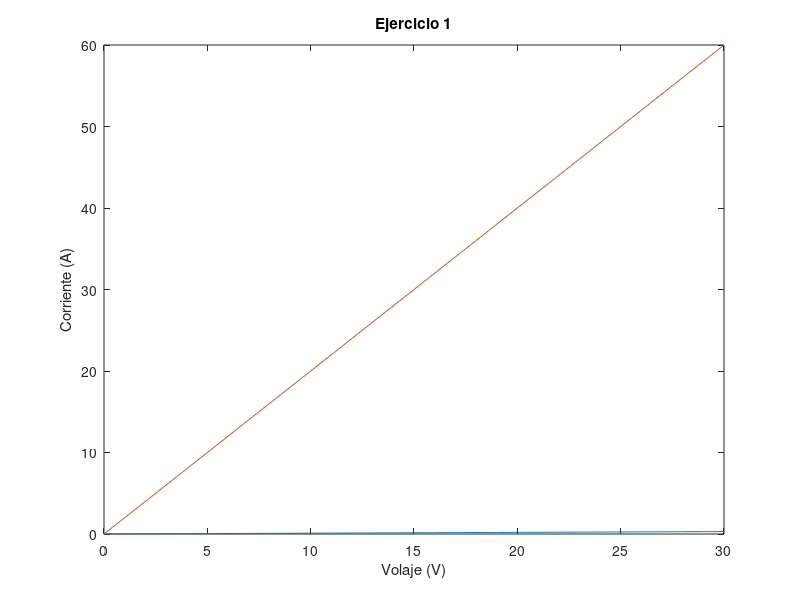
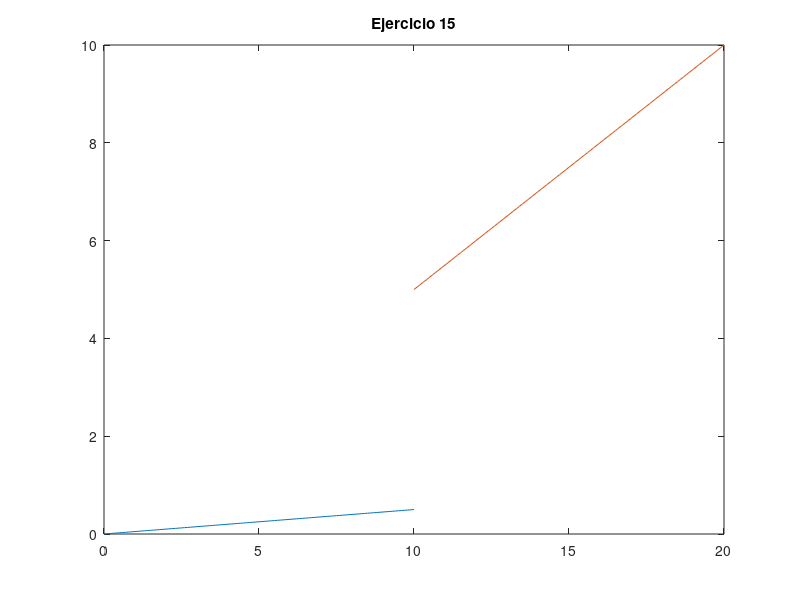
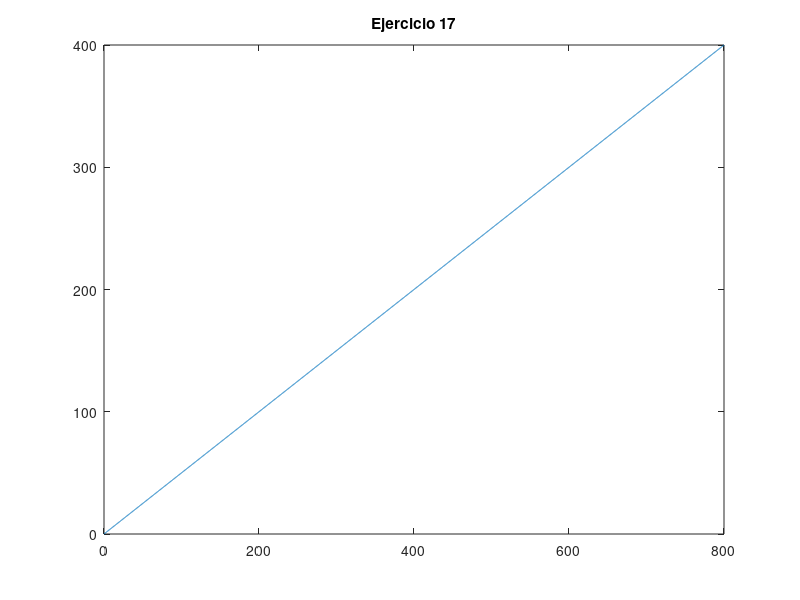
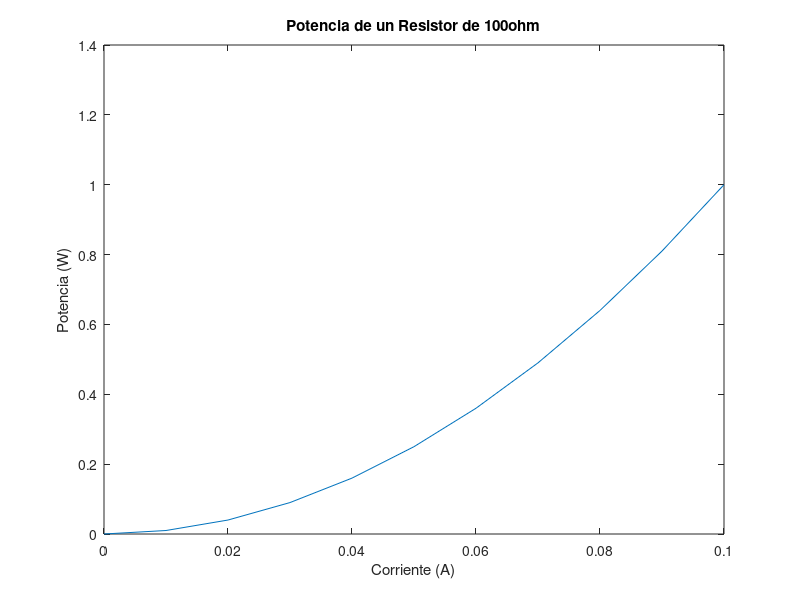

These figures' MATLAB source, in order:
%%%%%%%%%%%
%Ejercicio 1 Seccion Ley de ohm
disp("Ejercicio 1\n")
R=6
I=2.5
V=I*R

%ejercicio 13
disp("Ejercicio 13\n")
V=120
I=9.5
R=V/I

%ejercicio 1, Trazado de la ley de ohm
v=0:0.1:30
r1=100
r2=0.5
i1=v/r1;
i2=v/r2;

fig=1;
figure (fig);
 
plot(v,i1)
hold on
plot(v,i2)
title("Ejercicio 1")
xlabel("Volaje (V)")
ylabel("Corriente (A)")
hold off

%ejercicio 1, seccion Potencia
disp("Ejercicio 1. Potencia\n")
E=420 %Julios 
t=7 %minutos
t=t*60 %segundos

P=E/t

%ejercicio 37, seccion Potencia
V=120%Volts
I=100%amperes
P=V*I

p1=5*(745.7) %motor de 5 hp
p2=3000
p3=2400
p4=1000
Pr=P-(p1+p2+p3+p4)
if Pr>0
  disp("Sin peligro")
 else
  disp("Se te va a caer la linea de luz u.u")
end
%------------------------
%---------Tarea----------
%%%----S: Ley de Ohm----%%%
disp("Ejercicio 3")
I=1.5%mA
V=6%V
R=V/I %micro Ohms

disp("Ejercico 5")
R=0.02 %MOhms
I=3.6 %microA
V=I*R%V

disp("Ejercico 7")
I=2.2%A
V=120%V
R=V/I

disp("Ejercicio 9")
I=4.2%A
V=120%V
R=V/I

disp("Ejercicio 11");
I=20 %microA
V=24 %mV
R=V/I %kOhms

%%%-S: Trazado de la Ley de Ohm-%%%
disp("Ejercicio 15") %?????????????????????????????????
v1=0:0.1:10;
v2=10:0.1:20;
r1=20;
r2=2;
i1=v1/r1;
i2=v2/r2;

fig++;
figure(fig)
plot(v1,i1)
hold on
plot(v2,i2)
title ("Ejercicio 15")
hold off

disp("Ejercicio 17")
r=2; %kOhms
i=0:0.1:400; %mA
v=i*r;

fig++;
figure (fig)
plot(v,i)
title("Ejercicio 17")


%%%----S: Potencia----%%%
disp("Ejercicio 21")
W=2
t=8%h
%a)
P=2*8*3600
%b)
kw=2/(8*1000)

disp("Ejercicio 23")
I=2%A
V=3%V
E=12%J
t=E/(I*V)%s?????

disp("Ejercicio 25")
r=4%Ohms
I=7%mA
V=I*R
P=I*V

disp("Ejercicio 27")
r=4%Ohms
P=64%W
I=sqrt(P/r)

disp("Ejercicio 29")
r=2.2%kOhms
P=42 %mW
v=sqrt(P*r)
%%%%%%%%%%%%%VVVVVVVV??????????

disp("Ejercicio 31")


disp("Ejercicio 33")



V=3%V
P=0.4%mW/s  
%a)
I=P/V %mA
%b)
%1Wh=3600Ws
%XWH-0.4Ws
%V*Ah=Wh
wh=0.4/3600
Pb=wh*500
Ah=Pb/3

disp("Ejercicio 35")
r=100;%Ohms
I=0:0.01:.100;%100mA=0.100A
P=I.*I*r;

fig++;
figure(fig)
plot(I,P)
title("Potencia de un Resistor de 100\ohm")
xlabel("Corriente (A)")
ylabel("Potencia (W)")

%%????????????????????????????????????????
